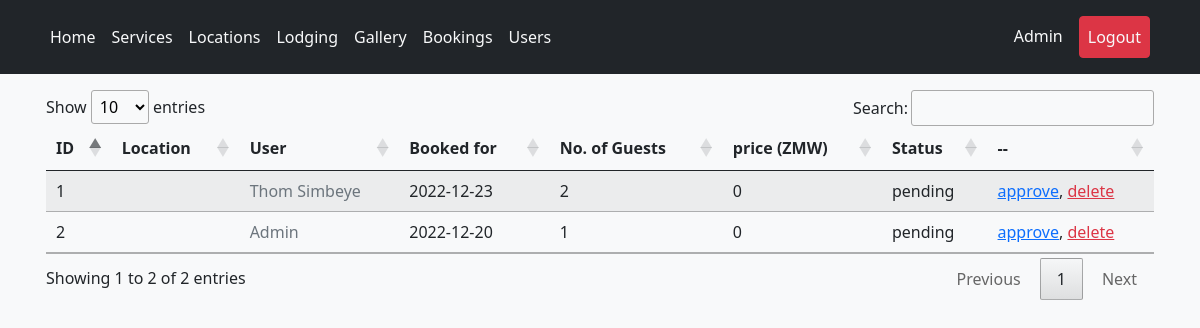
The app's page /pages/booking.php (signed in), older data.
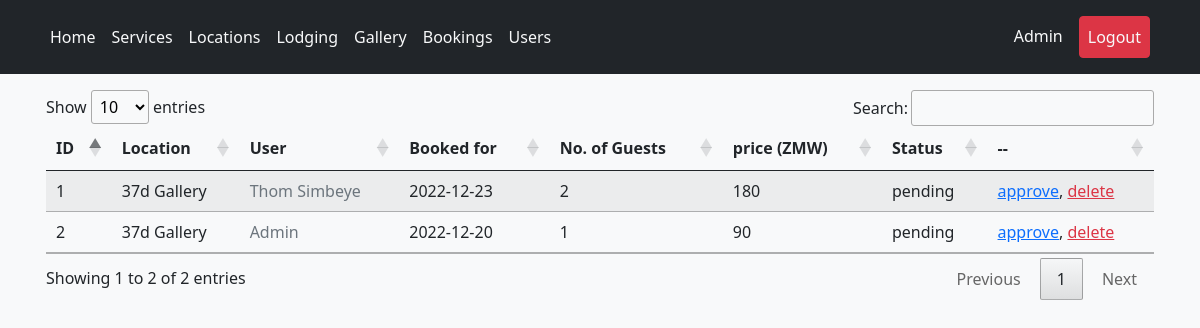
The same page, newer data.
### tables this page shows
CREATE TABLE `booking` (
  `id` int(11) NOT NULL,
  `user_id` int(11) NOT NULL,
  `s_id` int(11) NOT NULL,
  `date` date NOT NULL,
  `guest_no` int(11) NOT NULL,
  `status` varchar(60) NOT NULL,
  `added` datetime NOT NULL DEFAULT current_timestamp(),
  `type` varchar(30) NOT NULL
);

CREATE TABLE `users` (
  `id` int(11) NOT NULL,
  `email` varchar(60) DEFAULT NULL,
  `first_name` varchar(60) DEFAULT NULL,
  `last_name` varchar(60) DEFAULT NULL,
  `phone_no` varchar(12) DEFAULT NULL,
  `password` longtext NOT NULL,
  `is_admin` tinyint(1) NOT NULL,
  `joined` datetime DEFAULT current_timestamp()
);

CREATE TABLE `locations` (
  `id` int(11) NOT NULL,
  `name` varchar(60) NOT NULL,
  `description` longtext NOT NULL,
  `image` text NOT NULL,
  `price` double NOT NULL,
  `rating` float NOT NULL,
  `user_id` int(11) NOT NULL,
  `modified` datetime NOT NULL DEFAULT current_timestamp()
);

### api/get_user.php (called while the page is built, shortened)
<?php
function get_profile_by_id($id, $db_connection){
    $sql = "SELECT * FROM users WHERE id = ?";
    if($stmt = $db_connection->prepare($sql)){
        $stmt->bind_param("s", $id);
        if($stmt->execute()){
            $result = $stmt->get_result();
            if($result->num_rows == 1){
                $row = $result->fetch_array(MYSQLI_ASSOC);
                return $row;
            }
        }
    }
}

### api/get_data.php (called while the page is built, shortened)
<?php
function get_location($id, $db_connection) {
    $sql = "SELECT * FROM locations WHERE id = ?";
    if($stmt = $db_connection->prepare($sql)){
        $stmt->bind_param("s", $id);
        if($stmt->execute()){
            $result = $stmt->get_result();
            if($result->num_rows == 1){
                $row = $result->fetch_array(MYSQLI_ASSOC);
                return $row;
            }
        }
    }
}
function get_lodge($id, $db_connection) {
    $sql = "SELECT * FROM lodging WHERE id = ?";
    if($stmt = $db_connection->prepare($sql)){
        $stmt->bind_param("s", $id);
        if($stmt->execute()){
            $result = $stmt->get_result();
        }
    }
}

### api/get_table_data.php (the view, shortened to what this page needs)
<?php
include_once "get_data.php";
include_once "get_user.php";
function get_all_bookings($db_connection){
    $sql = "SELECT * FROM booking ORDER BY added DESC";
    if($result = $db_connection->query($sql)){
        if($result->num_rows > 0){
            while($row = $result->fetch_array()){
                if ($row['type'] == 'location'){
                    $s = get_location($row['s_id'], $db_connection);
                } else {
                    $s = get_lodge($row['s_id'], $db_connection);
                }
                $user = get_profile_by_id($row['user_id'], $db_connection);
                echo "<tr>";
                    echo "<td>" . $row['id'] . "</td>";
                    echo "<td>" . $s['name'] . "</td>";
                    echo "<td><a href='account.view.php?viewing=". $user['id'] ."' class='link-secondary text-decoration-none'>" . $user['first_name']." ". $user['last_name']. "</a></td>";
                    echo "<td>" . $row['date'] . "</td>";
                    echo "<td>" . $row['guest_no'] . "</td>";
                    echo "<td>" . ($row['guest_no'] * $s['price']) . "</td>";
                    echo "<td>" . $row['status'] . "</td>";
                    echo "<td><a href='../scripts/booking.approve.process.php?booking=".$row['id']."' class='link-primary'>approve</a>, <a href='../scripts/booking.delete.process.php?booking=".$row['id']."' class='link-danger'>delete</a></td>";
                echo "</tr>";
            }
        } else {
            echo "<tr>";
                echo "<td colspan='7' class='text-center'> No records found. </td>";
            echo "</tr>";
        }
    }
}

Row changes from the older to the newer data that the page shows:
changed booking "Admin": locations.name (not shown) → "37d Gallery"; $row['guest_no']*$s['price'] "0" → "90"
changed booking "Thom": locations.name (not shown) → "37d Gallery"; $row['guest_no']*$s['price'] "0" → "180"
